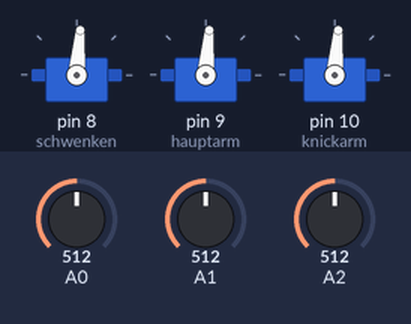
Bench run of a sketch on a simulated Arduino Uno, built with avr-gcc and run on an emulated ATmega328P. Shown: 3 × servo. The inputs (shaded band) are chosen by the test bench; at power-on: A0 = 512, A1 = 512, A2 = 512.

Above: at 2.2 s.
2.3 s: A0 set to 716
At 3.5 s:
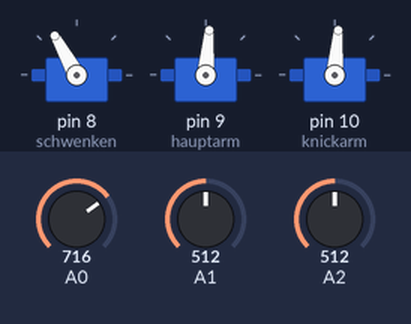
3.8 s: A1 set to 716
At 4.7 s:
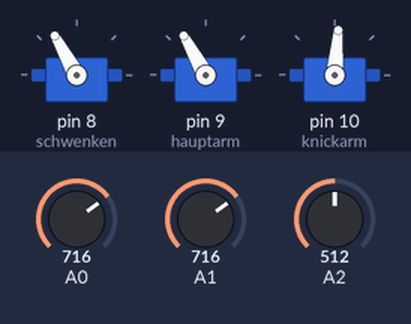
5.3 s: A2 set to 716
At 5.9 s:
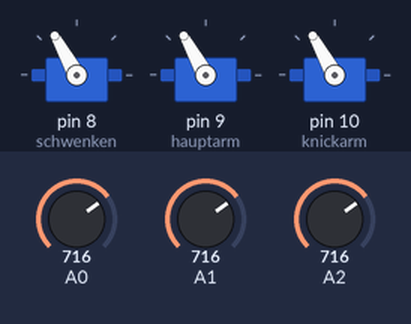
6.8 s: A0 set to 900
At 8.0 s:
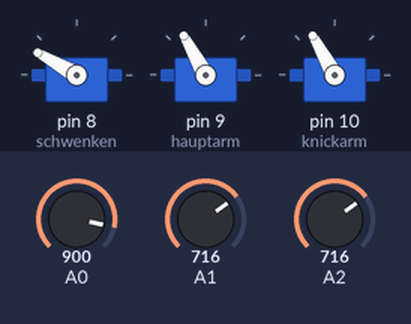
8.3 s: A1 set to 900
At 9.4 s:
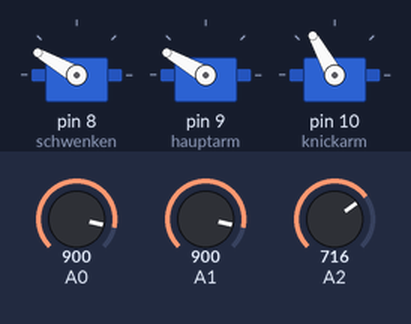
9.8 s: A2 set to 900
At 10.5 s:
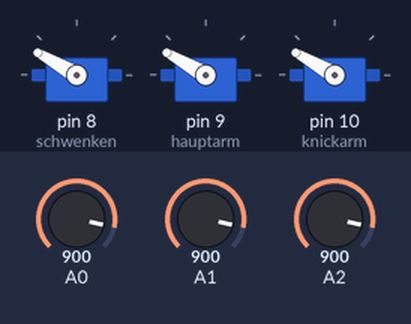
Timing chart, 0 to 12.3 s (numbered marks = the images above; inputs shaded):
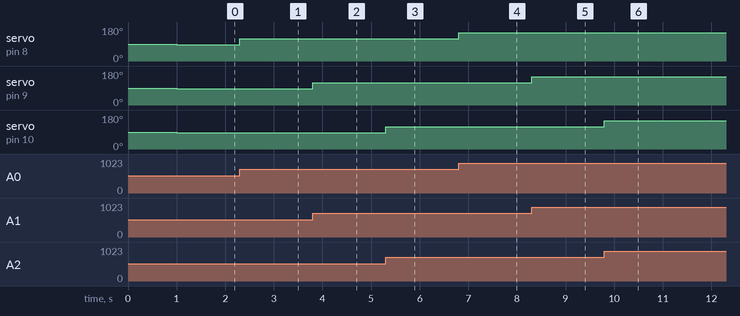

Measured:
- after the input at 2.3 s, servo on pin 8 (schwenken): 85° → 119° at once
- after the input at 3.8 s, servo on pin 9 (hauptarm): 85° → 119° at once
- after the input at 5.3 s, servo on pin 10 (knickarm): 85° → 119° at once
- after the input at 6.8 s, servo on pin 8 (schwenken): 119° → 150° at once
- after the input at 8.3 s, servo on pin 9 (hauptarm): 119° → 150° at once
- after the input at 9.8 s, servo on pin 10 (knickarm): 119° → 150° at once

The sketch:

Roboter.ino
```cpp
#include <Servo.h>
Servo schwenken;  // create a servo object
Servo hauptarm;  // create a servo object
Servo knickarm;  // create a servo object

int angle_knick;
int angle_haupt;
int angle_schwenken;


void setup() {

  Serial.begin(115200);

  schwenken.attach(8); // attaches the servo on pin 9 to the servo object
  hauptarm.attach(9);
  knickarm.attach(10);

  schwenken.write(90);
  hauptarm.write(90);
  knickarm.write(90);
  delay(1000);
}

void loop() {


    angle_schwenken=analogRead(A0);
    angle_schwenken=angle_schwenken/6;
    angle_haupt=analogRead(A1);
    angle_haupt=angle_haupt/6;
    angle_knick=analogRead(A2);
    angle_knick=angle_knick/6;

    schwenken.write(angle_schwenken);
    hauptarm.write(angle_haupt);
    knickarm.write(angle_knick);
  /*for(angle_knick=0; angle_knick<=180; angle_knick++) {
    knickarm.write(angle_knick);


    schwenken.write(angle_knick);
    hauptarm.write(angle_knick);
    //angle_haupt=50*sin(angle_knick)+90;
    //Serial.println(angle_haupt);

    delay(8);
   }

  for(angle_knick=180; angle_knick>=0; angle_knick--) {
    knickarm.write(angle_knick);
    schwenken.write(angle_knick);
    hauptarm.write(angle_knick);
    //angle_haupt=50*sin(angle_knick)+90;
    //Serial.println(angle_haupt);
    delay(8 );
   }
  */

}
```
